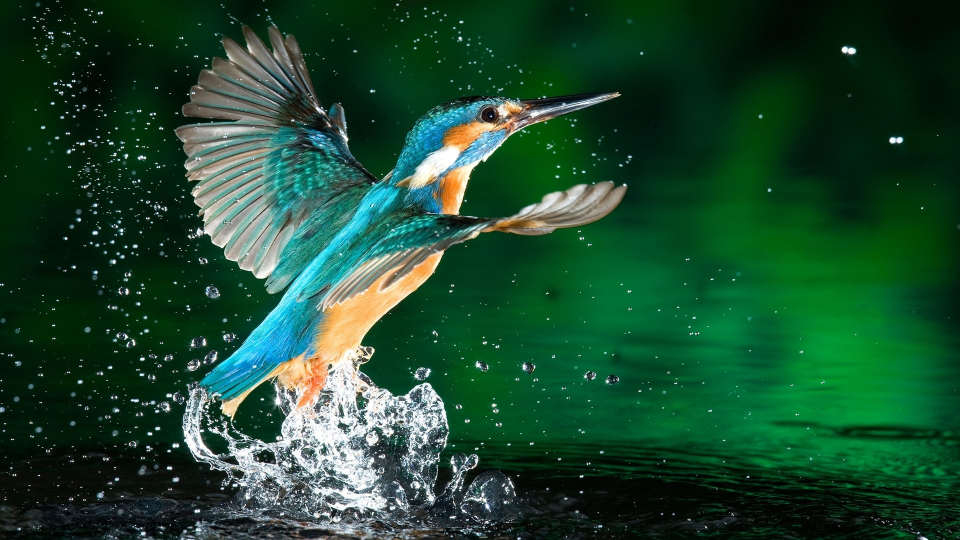
#> input picture lesson-16/homework/images/bird.jpg, 1920 x 1080 px (shown at 1/2 size)
$ jupyter execute --allow-errors numpy.ipynb   (shell and % lines are left out)
#> lines starting #> are read from the running program, lines starting #| are printed output that depends on the picture
[cell 1]
import numpy as np

[cell 2]
def fahrenheit_to_celsius(F):
    return (F - 32) * 5 / 9
vectorized_conversion = np.vectorize(fahrenheit_to_celsius)
temps_f = np.array([32, 68, 100, 212, 77])
temps_c = vectorized_conversion(temps_f)

print("Temperatures in Fahrenheit:", temps_f)
print("Temperatures in Celsius:", temps_c)

[cell 3]
def power_function(base,exp):
    return base**exp
vectoized_power = np.vectorize(power_function)
base= np.array([2, 3, 4, 5, 6])
exp= np.array([1,2,3,4,5])
print("asoslar", base)

[cell 4]
w=np.array([
          [4,5,6],
          [3,-1,1],
          [2,1,-2]
])
y=np.array([7,4,5])
np.linalg.solve(w,y)

[cell 5]
w=np.array([
          [10,-2,3],
          [-2,8,-3],
          [3,-2,3]
])
y=np.array([12,-5,15])
np.linalg.solve(w,y)

**IMAGE**

[cell 6]
from PIL import Image

[cell 7]
with Image.open('images/bird.jpg') as img:
#> img is the input picture: PIL image 1920x1080 RGB; mean R, G, B 27.4, 73, 46.6
    img_arr=np.array(img)

[cell 8]
img_arr.shape
#> Out = (1080, 1920, 3)

[cell 9]
from PIL import Image
import numpy as np
image = Image.open('images/bird.jpg')
image_array = np.array(image)
rotated_image_array = np.rot90(image_array, k=1)
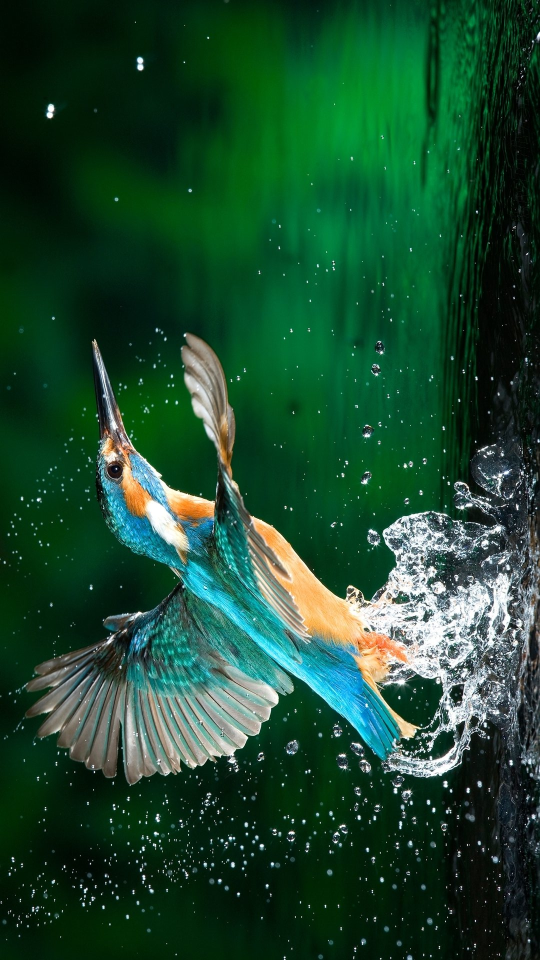
#> rotated_image_array: shape (1920, 1080, 3) (shown at 1/2 size); mean R, G, B 27.4, 73, 46.6
rotated_image = Image.fromarray(rotated_image_array)
rotated_image.save('images/rotated_image.jpg')

[cell 10]
with Image.open('images/bird.jpg') as img:
    print(img.mode)
#| RGB
    img_arr=np.array(img)

[cell 11]
img_arr.shape
#> Out = (1080, 1920, 3)

[cell 12]
img_arr[0,0]
#> Out = [0, 31, 2]

[cell 13]
img_arr

[cell 14]
gray_img_arr=img_arr[:,:,0]*0.299+img_arr[:,:,1]*0.587+img_arr[:,:,2]*0.114
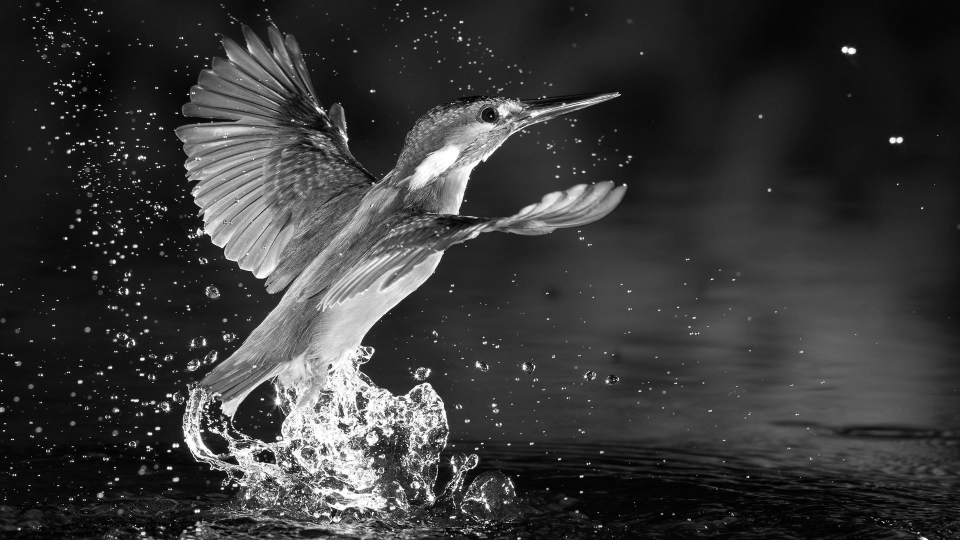
#> gray_img_arr: shape (1080, 1920) float64 (shown at 1/2 size); min 0, max 255, mean 56.3

[cell 15]
gray_img_arr

[cell 16]
gray_img_arr.shape
#> Out = (1080, 1920)

[cell 17]
with Image.open('images/bird.jpg') as img:
    img_g=img.convert(mode='L')
    img_g.save('gray_img.jpg')

task3

[cell 18]
import cv2
import numpy as np

def brighten_channel(image_path, channel_index, brightness_increase, output_path):
#> called with image_path = 'bird.jpg', channel_index = 2, brightness_increase = 40, output_path = 'masked_output.jpg'
    image = cv2.imread(image_path)
    if image is None:
        raise ValueError("Image not found or unable to read.")

    # Split the image into B, G, R channels
    channels = cv2.split(image)

    # Increase brightness in the specified channel
    channels[channel_index] = np.clip(channels[channel_index] + brightness_increase, 0, 255)

    # Merge the channels back
    brightened_image = cv2.merge(channels)

    # Save the modified image
    cv2.imwrite(output_path, brightened_image)
    print(f"Modified image saved as {output_path}")

# Example usage
#> (the rest of this cell did not finish here and is left out)
